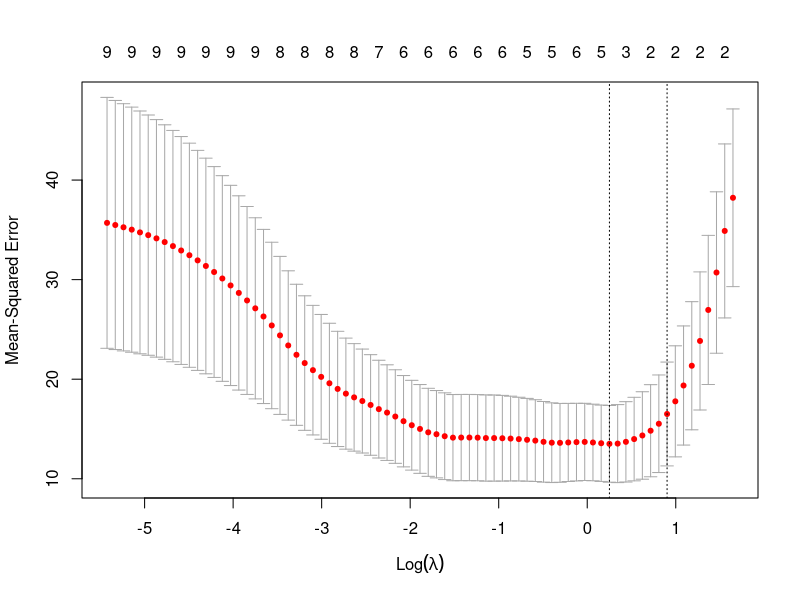
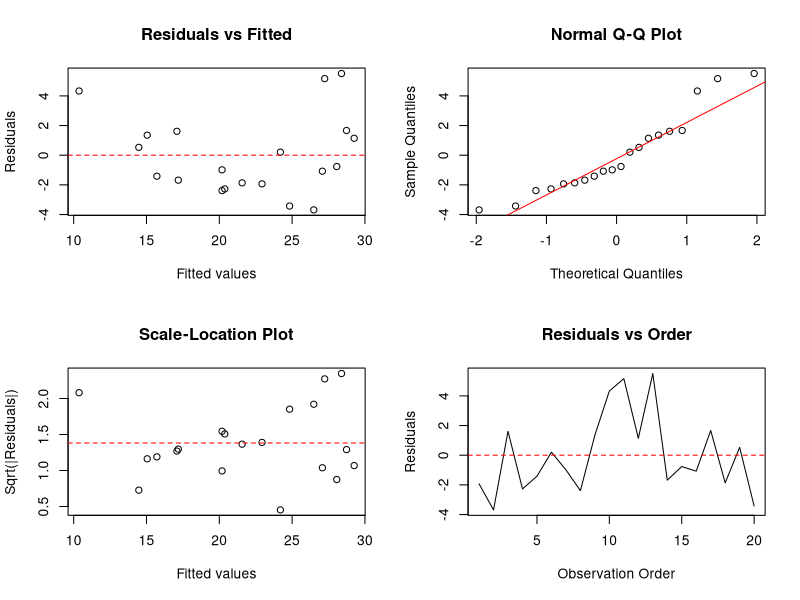

Recreate these plots in R, in order.
## ---- chunk 1
library(datasets)
# Set random seed for reproducibility
set.seed(17)
# Get row indices for training set (70% of data)
train_index <- sample(2, nrow(mtcars), replace = T, prob = c(0.7, 0.3))

# Create training and testing datasets
train_data <- mtcars[train_index==1, ]
test_data <- mtcars[train_index==2, ]

# Print the dimensions of both datasets
cat("Training set dimensions:", dim(train_data), "\n")
cat("Testing set dimensions:", dim(test_data), "\n")
## ---- chunk 2
# View first few rows of training data
head(train_data)

# View first few rows of testing data
head(test_data)
## ---- chunk 3
# Identify predictor variables (exclude 'mpg')
predictors <- setdiff(names(train_data), "mpg")
models <- list()

# Fit models one by one and display summaries
for (pred in predictors) {
  formula <- as.formula(paste("mpg ~", pred))
  models[[pred]] <- lm(formula, data = train_data)
  cat("Model for mpg ~", pred, "\n")
  print(summary(models[[pred]]))
  cat("\n")
}
## ---- chunk 4
# Create a data frame to store variable significance
significance_df <- data.frame(
  predictor = predictors,
  p_value = sapply(models, function(m) summary(m)$coefficients[2, 4])
)

# Filter for significant variables (p < 0.05)
significant_vars <- significance_df[significance_df$p_value < 0.05, ]
significant_vars <- significant_vars[order(significant_vars$p_value), ]

# Display the significant variables
cat("Statistically significant variables (p < 0.05):\n")
print(significant_vars)
## ---- chunk 5
# Check if there are any significant variables
if (nrow(significant_vars) > 0) {
  # Create formula using significant predictors
  significant_predictors <- significant_vars$predictor
  formula_multiple <- as.formula(paste("mpg ~", paste(significant_predictors, collapse = " + ")))

  # Fit multiple linear regression model
  multiple_model <- lm(formula_multiple, data = train_data)

  # Display model summary
  cat("Multiple Linear Regression Model Summary (using significant predictors):\n")
  print(summary(multiple_model))
} else {
  cat("No statistically significant variables found to build a multiple regression model.\n")
}
## ---- chunk 6
# Load the car package for VIF calculation
library(car)

# Check if the multiple_model exists and has more than one predictor
if (exists("multiple_model") && length(coef(multiple_model)) > 2) {

  # Calculate initial VIF values
  vif_values <- tryCatch(
    vif(multiple_model),
    error = function(e) {
      cat("Error calculating VIF: ", e$message, "\n")
      return(NULL)
    }
  )

  if (!is.null(vif_values)) {
    cat("Initial VIF values:\n")
    print(vif_values)

    # Iteratively remove variables with VIF >= 10
    current_predictors <- names(vif_values)
    while(any(vif_values >= 10, na.rm = TRUE)) {
      # Find variable with highest VIF
      max_vif_var <- names(which.max(vif_values))
      cat("\nRemoving variable with highest VIF:", max_vif_var, "(VIF =", round(max(vif_values, na.rm = TRUE), 2), ")\n")

      # Update predictor list
      current_predictors <- setdiff(current_predictors, max_vif_var)

      # Check if there are enough predictors left
      if (length(current_predictors) < 1) {
        cat("Not enough predictors left to build a model after removing high VIF variables.\n")
        multiple_model <- NULL # Set model to NULL as it's no longer valid
        break
      }

      # Refit the model with remaining predictors
      formula_updated <- as.formula(paste("mpg ~", paste(current_predictors, collapse = " + ")))
      multiple_model <- lm(formula_updated, data = train_data)

      # Recalculate VIF for the new model
      # Need at least 2 predictors to calculate VIF
      if (length(current_predictors) >= 2) {
         vif_values <- tryCatch(
           vif(multiple_model),
           error = function(e) {
             cat("Error calculating VIF after update: ", e$message, "\n")
             return(NULL) # Stop iteration if VIF calculation fails
           }
         )
         if (is.null(vif_values)) break # Exit loop if VIF calculation failed
         cat("Updated VIF values:\n")
         print(vif_values)
      } else {
         cat("Only one predictor remaining, VIF calculation not applicable.\n")
         vif_values <- c(0) # Set VIF to 0 to exit loop
      }
    }

    # Display the final model summary if a valid model exists
    if (!is.null(multiple_model)) {
       cat("\nFinal Multiple Linear Regression Model Summary (after VIF check):\n")
       print(summary(multiple_model))
    }
  }
} else if (exists("multiple_model") && length(coef(multiple_model)) <= 2) {
  cat("Multiple regression model has only one predictor or intercept. VIF check is not applicable.\n")
  cat("Final Model Summary:\n")
  print(summary(multiple_model))
} else {
  cat("Multiple regression model was not built (likely due to no significant predictors initially).\n")
}
## ---- chunk 7
# Check if the final model exists before calculating metrics
if (!is.null(multiple_model)) {
  # Function to calculate performance metrics
  calculate_metrics <- function(actual, predicted) {
    rmse <- sqrt(mean((actual - predicted)^2, na.rm = TRUE))
    mae <- mean(abs(actual - predicted), na.rm = TRUE)
    list(RMSE = rmse, MAE = mae)
  }

  # Get predictions on training data
  train_pred <- predict(multiple_model, newdata = train_data)

  # Get predictions on testing data
  # Ensure test_data has the same predictors as the final model
  final_predictors <- names(coef(multiple_model))[-1] # Exclude intercept
  if (all(final_predictors %in% names(test_data))) {
     test_pred <- predict(multiple_model, newdata = test_data)
     test_actual <- test_data$mpg
  } else {
     cat("Warning: Not all predictors from the final model are present in the test data. Cannot calculate test metrics accurately.\n")
     test_pred <- NA
     test_actual <- NA
  }


  # Calculate metrics for training data
  train_metrics <- calculate_metrics(train_data$mpg, train_pred)

  # Calculate metrics for testing data if possible
  if (!any(is.na(test_pred))) {
     test_metrics <- calculate_metrics(test_actual, test_pred)
  } else {
     test_metrics <- list(RMSE = NA, MAE = NA)
  }


  # Display results
  cat("\nModel Performance Metrics:\n")
  model_summary <- summary(multiple_model)
  cat("\nTraining Data:")
  cat("\n - R-squared:", round(model_summary$r.squared, 4))
  cat("\n - Adjusted R-squared:", round(model_summary$adj.r.squared, 4))
  cat("\n - RMSE:", round(train_metrics$RMSE, 4))
  cat("\n - MAE:", round(train_metrics$MAE, 4))

  cat("\n\nTesting Data:")
  if (!is.na(test_metrics$RMSE)) {
    cat("\n - RMSE:", round(test_metrics$RMSE, 4))
    cat("\n - MAE:", round(test_metrics$MAE, 4))
  } else {
    cat("\n - Metrics could not be calculated for test data.")
  }

} else {
  cat("\nFinal model does not exist, cannot calculate performance metrics.\n")
}
## ---- chunk 8
# Load the glmnet package
# install.packages("glmnet") # Uncomment if not installed
library(glmnet)

# Prepare data matrices (using all original predictors for LASSO)
# Ensure 'mpg' is excluded from predictors
all_predictors <- setdiff(names(mtcars), "mpg")
x_train_lasso <- as.matrix(train_data[, all_predictors])
y_train_lasso <- train_data$mpg
x_test_lasso <- as.matrix(test_data[, all_predictors])
y_test_lasso <- test_data$mpg

# Perform cross-validation to find the optimal lambda (penalty parameter)
# alpha = 1 specifies LASSO regression
set.seed(123) # for reproducibility of cv.glmnet
cv_fit <- cv.glmnet(x_train_lasso, y_train_lasso, alpha = 1)

# Plot the cross-validation results (MSE vs. log(lambda))
plot(cv_fit)
cat("Optimal lambda (lambda.min) based on cross-validation:", cv_fit$lambda.min, "\n")
cat("Optimal lambda (lambda.1se) based on cross-validation:", cv_fit$lambda.1se, "\n")

# Fit the final LASSO model using the optimal lambda (lambda.min is often preferred)
lasso_model <- glmnet(x_train_lasso, y_train_lasso, alpha = 1, lambda = cv_fit$lambda.min)

# Display the non-zero coefficients selected by LASSO
cat("\nLASSO Model Coefficients (non-zero):\n")
lasso_coeffs <- coef(lasso_model)
print(lasso_coeffs[which(lasso_coeffs != 0), , drop = FALSE])

# Make predictions using the LASSO model
train_pred_lasso <- predict(lasso_model, s = cv_fit$lambda.min, newx = x_train_lasso)
test_pred_lasso <- predict(lasso_model, s = cv_fit$lambda.min, newx = x_test_lasso)

# Calculate performance metrics for LASSO model
# Re-use the calculate_metrics function defined earlier if it exists
if (exists("calculate_metrics")) {
  train_metrics_lasso <- calculate_metrics(y_train_lasso, train_pred_lasso)
  test_metrics_lasso <- calculate_metrics(y_test_lasso, test_pred_lasso)

  # Display LASSO performance metrics
  cat("\nLASSO Model Performance Metrics:\n")
  cat("\nTraining Data:")
  cat("\n - RMSE:", round(train_metrics_lasso$RMSE, 4))
  cat("\n - MAE:", round(train_metrics_lasso$MAE, 4))

  cat("\n\nTesting Data:")
  cat("\n - RMSE:", round(test_metrics_lasso$RMSE, 4))
  cat("\n - MAE:", round(test_metrics_lasso$MAE, 4))
} else {
  cat("\n'calculate_metrics' function not found. Cannot calculate LASSO performance metrics.\n")
}
## ---- chunk 9
# Load lmtest package for diagnostic tests
# install.packages("lmtest") # Uncomment if not installed
library(lmtest)

# Check if lasso_model and lasso_coeffs exist
if (exists("lasso_model") && exists("lasso_coeffs")) {

  # Get the names of predictors selected by LASSO (excluding intercept)
  selected_predictors <- rownames(lasso_coeffs)[which(lasso_coeffs != 0)][-1] # Exclude intercept row

  # Check if any predictors were selected
  if (length(selected_predictors) > 0) {

    # Create formula for the lm model with selected predictors
    formula_lasso_lm <- as.formula(paste("mpg ~", paste(selected_predictors, collapse = " + ")))

    # Fit the lm model using selected predictors on training data
    final_lm_model <- lm(formula_lasso_lm, data = train_data)

    cat("\n--- Residual Analysis using lm model with LASSO-selected predictors ---\n")

    # Get residuals and fitted values from the lm model
    lm_residuals <- resid(final_lm_model)
    lm_fitted_values <- fitted(final_lm_model)

    # Set up plot layout
    par(mfrow = c(2, 2))

    # 1. Linearity: Residuals vs Fitted plot
    plot(lm_fitted_values, lm_residuals,
         xlab = "Fitted values", ylab = "Residuals",
         main = "Residuals vs Fitted")
    abline(h = 0, col = "red", lty = 2)

    # 2. Normality: Q-Q Plot
    qqnorm(lm_residuals, main = "Normal Q-Q Plot")
    qqline(lm_residuals, col = "red")

    # 3. Equal Variance (Homoscedasticity): Scale-Location Plot
    plot(lm_fitted_values, sqrt(abs(lm_residuals)),
         xlab = "Fitted values", ylab = "Sqrt(|Residuals|)",
         main = "Scale-Location Plot")
    abline(h = mean(sqrt(abs(lm_residuals))), col = "red", lty = 2)

    # 4. Independence: Residuals vs Order (can indicate time dependence if data ordered)
    plot(lm_residuals, type = 'l', xlab = "Observation Order", ylab = "Residuals", main = "Residuals vs Order")
    abline(h = 0, col = "red", lty = 2)

    # Reset plot layout
    par(mfrow = c(1, 1))

    # Statistical Tests for Assumptions
    cat("\n--- Statistical Tests for Residual Assumptions ---\n")

    # Test for Normality (Shapiro-Wilk)
    shapiro_test <- shapiro.test(lm_residuals)
    cat("Shapiro-Wilk Normality Test:\n")
    print(shapiro_test)

    # Test for Homoscedasticity (Breusch-Pagan)
    bp_test <- bptest(final_lm_model)
    cat("\nBreusch-Pagan Test for Homoscedasticity:\n")
    print(bp_test)

    # Test for Independence (Durbin-Watson) - Assumes data has meaningful order
    dw_test <- dwtest(final_lm_model)
    cat("\nDurbin-Watson Test for Autocorrelation:\n")
    print(dw_test)

  } else {
    cat("\nLASSO selected no predictors (only intercept). Residual analysis is not applicable.\n")
    final_lm_model <- NULL # No model to analyze
  }
} else {
  cat("\nLASSO model or coefficients not found. Cannot perform residual analysis.\n")
  final_lm_model <- NULL
}
## ---- chunk 10
# Check if the final_lm_model exists
if (!is.null(final_lm_model)) {

  # Ensure test_data has the required predictors
  required_predictors <- names(coef(final_lm_model))[-1] # Get predictors from the final lm model
  if (all(required_predictors %in% names(test_data))) {

    # Predict mpg on the test data
    test_predictions <- predict(final_lm_model, newdata = test_data)

    # Actual mpg values from the test data
    test_actual_mpg <- test_data$mpg

    # Calculate R-squared for the test data prediction
    # R-squared = 1 - (Sum of Squared Errors / Total Sum of Squares)
    sse_test <- sum((test_actual_mpg - test_predictions)^2)
    sst_test <- sum((test_actual_mpg - mean(test_actual_mpg))^2)
    r_squared_test <- 1 - (sse_test / sst_test)

    # Calculate RMSE and MAE using the calculate_metrics function (if it exists)
    if (exists("calculate_metrics")) {
      test_metrics_final <- calculate_metrics(test_actual_mpg, test_predictions)
      rmse_test_final <- test_metrics_final$RMSE
      mae_test_final <- test_metrics_final$MAE
    } else {
      # Manual calculation if function not found
      rmse_test_final <- sqrt(mean((test_actual_mpg - test_predictions)^2))
      mae_test_final <- mean(abs(test_actual_mpg - test_predictions))
      cat("Warning: 'calculate_metrics' function not found, calculating RMSE/MAE manually.\n")
    }

    # Display the prediction accuracy metrics
    cat("\n--- Prediction Accuracy on Test Data ---\n")
    cat("R-squared (Test):", round(r_squared_test, 4), "\n")
    cat("RMSE (Test):", round(rmse_test_final, 4), "\n")
    cat("MAE (Test):", round(mae_test_final, 4), "\n")

    # Optionally, display a comparison of actual vs. predicted values
    prediction_comparison <- data.frame(
      Actual_mpg = test_actual_mpg,
      Predicted_mpg = test_predictions,
      Prediction_Error = test_actual_mpg - test_predictions
    )
    cat("\nComparison of Actual vs. Predicted MPG on Test Data (First 6 rows):\n")
    print(head(prediction_comparison))

  } else {
    cat("\nTest data is missing some predictors required by the final model. Cannot make predictions.\n")
    missing_preds <- setdiff(required_predictors, names(test_data))
    cat("Missing predictors:", paste(missing_preds, collapse=", "), "\n")
  }

} else {
  cat("\nFinal linear model (final_lm_model) based on LASSO selection does not exist. Cannot perform prediction.\n")
}
## ---- chunk 11
# Check if the final_lm_model exists
if (!is.null(final_lm_model)) {

  # Get the predictors required by the final model (excluding intercept)
  final_model_predictors <- names(coef(final_lm_model))[-1]

  # Create a data frame for the new car
  # Set wt = 6
  # For other required predictors, use their mean from the training data
  new_car_data <- data.frame(wt = 6.0) # Explicitly set wt
  cat("Creating new data point for prediction. Using mean for unspecified predictors:\n")
  for (pred in final_model_predictors) {
    if (pred != "wt") {
      if (pred %in% names(train_data)) {
        mean_val <- mean(train_data[[pred]], na.rm = TRUE)
        new_car_data[[pred]] <- mean_val
        cat(" - Setting", pred, "to mean value:", round(mean_val, 2), "\n")
      } else {
        cat("Warning: Predictor '", pred, "' needed by model but not found in training data means. Prediction might fail or be inaccurate.\n")
        # Assign a default like 0 or NA, though prediction will likely fail if NA
        new_car_data[[pred]] <- 0
      }
    }
  }
  # Ensure column order matches model if necessary (predict.lm usually handles names)
  # new_car_data <- new_car_data[, final_model_predictors, drop = FALSE]


  # Predict MPG for the new car
  predicted_mpg_new_car <- predict(final_lm_model, newdata = new_car_data)

  # Display the prediction
  cat("\nPredicted MPG for a car with wt = 6 (6000 lbs):\n")
  cat(" -> Predicted MPG:", round(predicted_mpg_new_car, 2), "\n")

  # Discussion on the prediction
  cat("\nDiscussion:\n")
  # Check range of wt in training data
  wt_range_train <- range(train_data$wt, na.rm = TRUE)
  cat(" - Note: The weight (wt=6) is outside the range observed in the training data (", round(wt_range_train[1], 2), "-", round(wt_range_train[2], 2), ").\n")
  cat(" - This is an extrapolation, and predictions outside the observed data range can be unreliable.\n")
  cat(" - The prediction is based on the model fitted to the *training data* after variable selection and VIF checks (or LASSO selection).\n")
  cat(" - The 'correctness' depends on how well the model assumptions hold and its validated performance on the test set, but extrapolation always carries risk.\n")

} else {
  cat("\nFinal linear model (final_lm_model) does not exist. Cannot perform prediction for the new car.\n")
}
